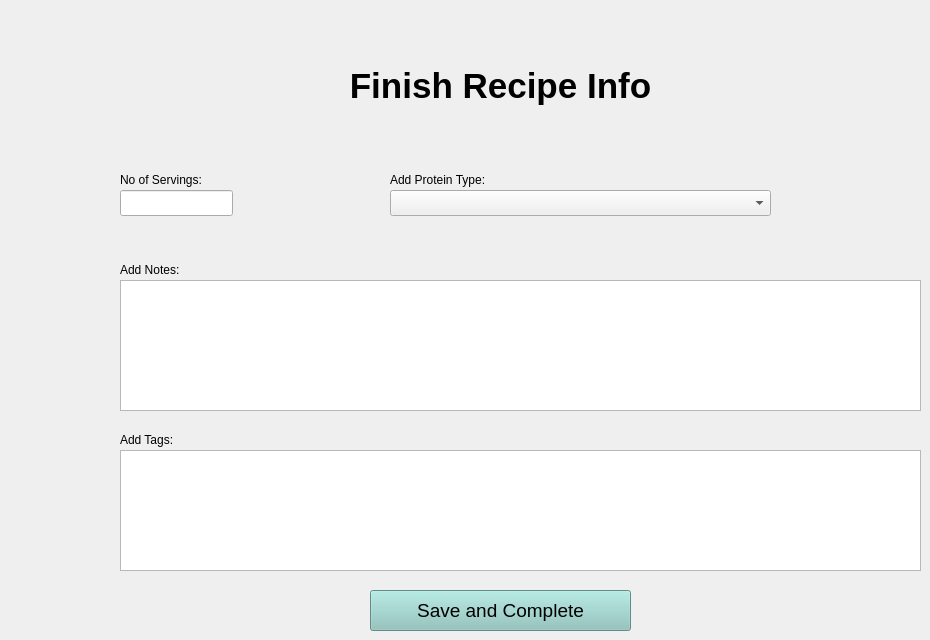
      <widget class="QWidget" name="finishRecipeInfoPage">
       <widget class="QLabel" name="submitArecipeLabel_4">
        <property name="geometry">
         <rect>
          <x>110</x>
          <y>60</y>
          <width>781</width>
          <height>51</height>
         </rect>
        </property>
        <property name="font">
         <font>
          <pointsize>26</pointsize>
          <bold>true</bold>
         </font>
        </property>
        <property name="layoutDirection">
         <enum>Qt::LeftToRight</enum>
        </property>
        <property name="text">
         <string>Finish Recipe Info</string>
        </property>
        <property name="alignment">
         <set>Qt::AlignCenter</set>
        </property>
       </widget>
       <widget class="QPushButton" name="saveButton_6">
        <property name="geometry">
         <rect>
          <x>370</x>
          <y>590</y>
          <width>261</width>
          <height>41</height>
         </rect>
        </property>
        <property name="font">
         <font>
          <pointsize>14</pointsize>
         </font>
        </property>
        <property name="styleSheet">
         <string notr="true">background-color: rgb(139, 196, 190);</string>
        </property>
        <property name="text">
         <string>Save and Complete</string>
        </property>
       </widget>
       <widget class="QLabel" name="noOfServingsLabel">
        <property name="geometry">
         <rect>
          <x>120</x>
          <y>170</y>
          <width>111</width>
          <height>20</height>
         </rect>
        </property>
        <property name="text">
         <string>No of Servings:</string>
        </property>
       </widget>
       <widget class="QLineEdit" name="noOfServingsLine">
        <property name="geometry">
         <rect>
          <x>120</x>
          <y>190</y>
          <width>113</width>
          <height>26</height>
         </rect>
        </property>
       </widget>
       <widget class="QLabel" name="tagsLabel">
        <property name="geometry">
         <rect>
          <x>120</x>
          <y>430</y>
          <width>101</width>
          <height>20</height>
         </rect>
        </property>
        <property name="text">
         <string>Add Tags:</string>
        </property>
       </widget>
       <widget class="QLabel" name="proteinTypeLabel">
        <property name="geometry">
         <rect>
          <x>390</x>
          <y>170</y>
          <width>141</width>
          <height>20</height>
         </rect>
        </property>
        <property name="text">
         <string>Add Protein Type:</string>
        </property>
       </widget>
       <widget class="QComboBox" name="proteinComboBox">
        <property name="geometry">
         <rect>
          <x>390</x>
          <y>190</y>
          <width>381</width>
          <height>26</height>
         </rect>
        </property>
       </widget>
       <widget class="QListWidget" name="tagsListWidget">
        <property name="geometry">
         <rect>
          <x>120</x>
          <y>450</y>
          <width>801</width>
          <height>121</height>
         </rect>
        </property>
       </widget>
       <widget class="QLabel" name="notesLabel">
        <property name="geometry">
         <rect>
          <x>120</x>
          <y>260</y>
          <width>81</width>
          <height>20</height>
         </rect>
        </property>
        <property name="text">
         <string>Add Notes:</string>
        </property>
       </widget>
       <widget class="QTextEdit" name="notesTextEdit">
        <property name="geometry">
         <rect>
          <x>120</x>
          <y>280</y>
          <width>801</width>
          <height>131</height>
         </rect>
        </property>
       </widget>
      </widget>
